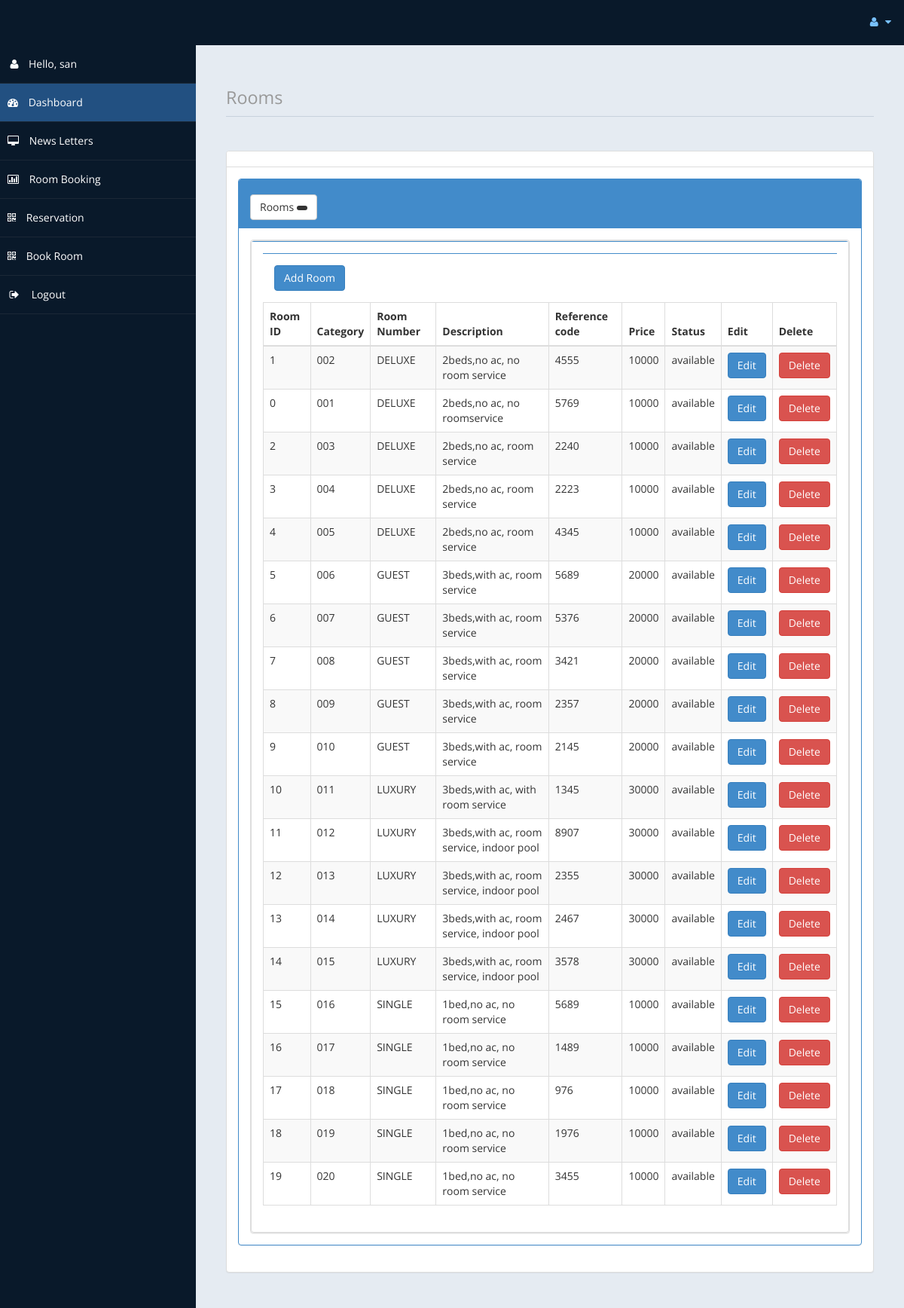
/rent/ (signed in), run on the app's committed database.
### second_hotel/models.py (models this page shows, shortened)
class Room(models.Model):
    ROOM_NUMBERS=(
        ('001', '001'),
        ('002', '002'),
        ('003', '003'),
        ('004', '004'),
        ('005', '005'),
        ('006', '006'),
        ('007', '007'),
        ('008', '008'),
        ('009', '009'),
        ('010', '010'),
        ('011', '011'),
        ('012', '012'),
        ('013', '013'),
        ('014', '014'),
        ('015', '015'),
        ('016', '016'),
        ('017', '017'),
        ('018', '018'),
        ('019', '019'),
        ('020', '020'),
    )
    room_id = models.IntegerField()
    room_number = models.CharField(max_length=15,choices= ROOM_NUMBERS)
    room_category = models.ForeignKey('Category', on_delete=models.CASCADE,default=False )
    description =  models.TextField()
    reference_code =  models.IntegerField()
    price = models.IntegerField()
    status = models.ForeignKey('Status',on_delete=models.CASCADE,default=False )
    class Meta:
        verbose_name_plural = 'Rooms'

class Category(models.Model):
    ROOM_CATEGORIES=(
        ('DELUXE', 'DELUXE'),
        ('GUEST', 'GUEST'),
        ('LUXURY', 'LUXURY'),
        ('SINGLE', 'SINGLE'),
    )
    categories = models.CharField(max_length=10,choices= ROOM_CATEGORIES)
    class Meta:
        verbose_name_plural = ' Room Category'
    def __str__(self):
        return self.categories

class Status(models.Model):
    STATUS=(
        ('pending', 'pending'),
        ('available', 'available'),
        ('unavailable', 'unavailable'),
        ('comfirmed', 'confirmed'),
    )
    status = models.CharField(max_length=20, choices= STATUS)
    class Meta:
        verbose_name_plural = 'Room Status'
    def __str__(self):
        return self.status

### second_hotel/decorators.py (the view)
    def wrapper_func(request,*args,**kwargs):
        is_verfied = Customerrs.objects.get(user=request.user).is_verfied
        if not is_verfied:
            return redirect('profile')
        else:
            return view_func(request, *args,**kwargs)

### second_hotel/views.py (called while the page is built)
@login_required(login_url='login')
@verified_user
def rooms_list(request):
    rooms = Room.objects.all()
    context = {
        "rooms": rooms,
    }
    return render(request,"second_app/rooms_list.html",context)

### second_hotel/templates/second_app/rooms_list.html (shortened to what this page needs)
{% load static %}
<!DOCTYPE html>
<html xmlns="http://www.w3.org/1999/xhtml">
<head>
    <link href="{% static 'second/assets/css/bootstrap.css'%}" rel="stylesheet" />
    <link href="{% static 'second/assets/css/font-awesome.css'%}" rel="stylesheet" />
    <link href="{% static 'second/assets/js/morris/morris-0.4.3.min.css'%}" rel="stylesheet" />
    <link href="{% static 'second/assets/css/custom-styles.css'%}" rel="stylesheet" />
</head>
<body>
    <div id="wrapper">
        <nav class="navbar navbar-default top-navbar" role="navigation">
            <div class="navbar-header">
                <a class="navbar-brand" href=" "> </a>
            </div>
            <ul class="nav navbar-top-links navbar-right">
                <li class="dropdown">
                    <a class="dropdown-toggle" data-toggle="dropdown" href="#" aria-expanded="false">
                        <i class="fa fa-user fa-fw"></i> <i class="fa fa-caret-down"></i>
                    </a>
                </li>
            </ul>
        </nav>
        <nav class="navbar-default navbar-side" role="navigation">
            <div class="sidebar-collapse">
                <ul class="nav" id="main-menu">
                    <li>
                        <a href=""><i class="fa fa-user fa-fw"></i>Hello, {{ request.user }}</a>
                      </li>
                    <li>
                        <a class="active-menu"  href="{% url 'admindashboard' %}"><i class="fa fa-dashboard"></i> Dashboard</a>
                    </li>
                    <li>
                        <a href=" "><i class="fa fa-desktop"></i> News Letters</a>
                    </li>
					<li>
                        <a href="{% url 'roombooking' %}"><i class="fa fa-bar-chart-o"></i> Room Booking</a>
                    </li>
                    <li>
                        <a href="{% url 'reservation' %}"><i class="fa fa-qrcode"></i> Reservation</a>
                      </li>
                      <li>
                        <a href="{% url 'new' %}"><i class="fa fa-qrcode"></i> Book Room</a>
                    </li>
                    <li>
                        <a href="{% url 'logout' %} "><i class="fa fa-sign-out fa-fw"></i> Logout</a>
                    </li>
					</ul>
            </div>
        </nav>
        <div id="page-wrapper">
            <div id="page-inner">
                <div class="row">
                    <div class="col-md-12">
                        <h1 class="page-header">
                            <small>Rooms </small>
                        </h1>
                    </div>
                </div>
					<div class="row">
                <div class="col-md-12">
                    <div class="panel panel-default">
                        <div class="panel-heading">
                        </div>
                        <div class="panel-body">
                            <div class="panel-group" id="accordion">
							<div class="panel panel-primary">
                                    <div class="panel-heading">
                                        <h4 class="panel-title">
                                            <a data-toggle="collapse" data-parent="#accordion" href="#collapseTwo">
											<button class="btn btn-default" type="button">
												  Rooms  <span class="badge"> </span>
											</button>
											</a>
                                        </h4>
                                    </div>
                                    <div id="collapseTwo" class="panel-collapse in" style="height: auto;">
                                        <div class="panel-body">
                                           <div class="panel panel-default">
                             <div class="row">
                <div class="col-md-12">
                    <div class="panel panel-default">
                        <div class="panel-body">
                            <div class="table-responsive">
                                <table class="table table-striped table-bordered table-hover" id="dataTables-example">
                                    <thead>
                                        <tr>
                                            <th>Room ID</th>
                                            <th>Category</th>
                                            <th>Room Number </th>
                                            <th>Description</th>
                                            <th>Reference code</th>
                                            <th>Price</th>
					                       <th>Status</th>
                                           <th>Edit</th>
                                            <th>Delete</th>
                                        </tr>
                                       </thead>
                                         <tbody>
                                            {% for rent in rooms %}
                                          <tr>
                                            <td>{{rent.room_id}}</td>
                                            <td>{{rent.room_number}}</td>
                                            <td>{{rent.room_category}}</td>
                                            <td>{{rent.description}}</td>
					                        <td>{{rent.reference_code}}</td>
                                            <td>{{rent.price}}</td>
                                            <td>{{rent.status}}</td>
                                            <td><a class='btn btn-primary' href="{% url 'admin-room-edit' rent.id %}">Edit</a></td>
                                            <td><a class='btn btn-danger' href="{% url 'admin-room-delete' rent.id %}">Delete</td>
                                        </tr>
                                        {% endfor %}
								           </div>
                                    </div>
                                </div>
                            </div>
                        </div>
                    </div>
                </div>
            </div>
				<div class='panel-body'>
                           <a class='btn btn-primary'  href="{% url 'Add_room' %}">Add Room</a>
                                        </div>
                                    </div>
                                </div>
                            </div>
                        </div>
            </div>
        </div>
    </div>
</body>
</html>

### second_hotel/static/second/assets/css/custom-styles.css (style rules this page uses)
body { font-family: 'Open Sans', sans-serif; }
#wrapper { width: 100%; background:#09192A; }
#page-wrapper { padding: 15px 15px; min-height: 600px; background:#E5EBF2; }
#page-inner { width:100%; margin:10px 20px 10px 0px; background-color:transparent; padding:10px; min-height:1200px; }
h1, .h1, h2, .h2, h3, .h3 { margin-top: 7px; margin-bottom: -5px; }
h4 { padding-top:10px; }
.page-header { padding-bottom: 9px; margin: 10px 0 45px; border-bottom: 1px solid #C7D1DD; }
.panel-default > .panel-heading { color: #000; background-color: #FFFFFF; border-color: #ddd; font-weight:bold; }
.top-navbar { margin:0px; }
.top-navbar .navbar-brand { color: #fff; width: 260px; text-align: left; height: 60px; font-size: 30px; font-weight: 700; text-transform: uppercase; line-height: 30px; }
.top-navbar .nav > li { position: relative; display: inline-block; }
.top-navbar .nav > li > a { position: relative; display: block; padding: 19px 15px; color: #77C0FD; }
.active-menu { background-color:#225081!important; }
.sidebar-collapse , .sidebar-collapse .nav { background:none; }
.sidebar-collapse .nav { padding:0; }
.sidebar-collapse .nav > li > a { color:#fff; background:transparent; text-shadow:none; }
.sidebar-collapse > .nav > li > a { padding:15px 10px; }
.sidebar-collapse > .nav > li { border-bottom: 1px solid rgba(107, 108, 109, 0.19); }
.navbar-side { border:none; background-color: transparent; }
.top-navbar { background:#09192A; border-bottom:none; }
.top-navbar .nav > li > a > i { margin-right: 2px; }
.navbar-default { border:0px solid black; }
.navbar-header { background: #09192A; }
.nav > li > a > i { margin-right:10px; }
@media (min-width:768px) { #page-wrapper { margin: 0 0 0 260px; padding: 15px 30px; min-height: 1200px; } }
@media (min-width:768px) { .navbar-side { z-index: 1; position: absolute; width: 260px; } }
@media (min-width:768px) { .navbar { border-radius: 0px; } }

### data on the page
Room: room_id "1", room_number "002", room_category "DELUXE", description "2beds,no ac, no room service", reference_code "4555", price "10000", status "available"
Room: room_id "0", room_number "001", room_category "DELUXE", description "2beds,no ac, no roomservice", reference_code "5769", price "10000", status "available"
Room: room_id "2", room_number "003", room_category "DELUXE", description "2beds,no ac, room service", reference_code "2240", price "10000", status "available"
Room: room_id "3", room_number "004", room_category "DELUXE", description "2beds,no ac, room service", reference_code "2223", price "10000", status "available"
Room: room_id "4", room_number "005", room_category "DELUXE", description "2beds,no ac, room service", reference_code "4345", price "10000", status "available"
Room: room_id "5", room_number "006", room_category "GUEST", description "3beds,with ac, room service", reference_code "5689", price "20000", status "available"
Room: room_id "6", room_number "007", room_category "GUEST", description "3beds,with ac, room service", reference_code "5376", price "20000", status "available"
Room: room_id "7", room_number "008", room_category "GUEST", description "3beds,with ac, room service", reference_code "3421", price "20000", status "available"
Room: room_id "8", room_number "009", room_category "GUEST", description "3beds,with ac, room service", reference_code "2357", price "20000", status "available"
Room: room_id "9", room_number "010", room_category "GUEST", description "3beds,with ac, room service", reference_code "2145", price "20000", status "available"
Room: room_id "10", room_number "011", room_category "LUXURY", description "3beds,with ac, with room service", reference_code "1345", price "30000", status "available"
Room: room_id "11", room_number "012", room_category "LUXURY", description "3beds,with ac, room service, indoor pool", reference_code "8907", price "30000", status "available"
Room: room_id "12", room_number "013", room_category "LUXURY", description "3beds,with ac, room service, indoor pool", reference_code "2355", price "30000", status "available"
Room: room_id "13", room_number "014", room_category "LUXURY", description "3beds,with ac, room service, indoor pool", reference_code "2467", price "30000", status "available"
Room: room_id "14", room_number "015", room_category "LUXURY", description "3beds,with ac, room service, indoor pool", reference_code "3578", price "30000", status "available"
Room: room_id "15", room_number "016", room_category "SINGLE", description "1bed,no ac, no room service", reference_code "5689", price "10000", status "available"
Room: room_id "16", room_number "017", room_category "SINGLE", description "1bed,no ac, no room service", reference_code "1489", price "10000", status "available"
Room: room_id "17", room_number "018", room_category "SINGLE", description "1bed,no ac, no room service", reference_code "976", price "10000", status "available"
Room: room_id "18", room_number "019", room_category "SINGLE", description "1bed,no ac, no room service", reference_code "1976", price "10000", status "available"
Room: room_id "19", room_number "020", room_category "SINGLE", description "1bed,no ac, no room service", reference_code "3455", price "10000", status "available"

### other printed values
{{ request.user }} "san"
